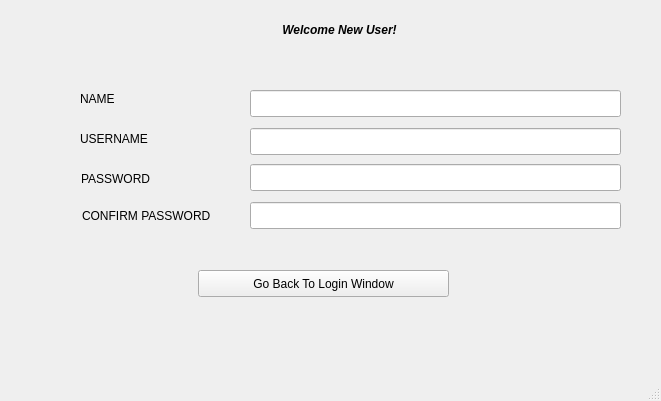
<?xml version="1.0" encoding="UTF-8"?>
<ui version="4.0">
 <class>Registration</class>
 <widget class="QMainWindow" name="Registration">
  <property name="geometry">
   <rect>
    <x>0</x>
    <y>0</y>
    <width>661</width>
    <height>401</height>
   </rect>
  </property>
  <property name="windowTitle">
   <string>Registration Window</string>
  </property>
  <widget class="QWidget" name="centralwidget">
   <widget class="QLabel" name="label">
    <property name="geometry">
     <rect>
      <x>239</x>
      <y>20</y>
      <width>201</width>
      <height>20</height>
     </rect>
    </property>
    <property name="font">
     <font>
      <weight>75</weight>
      <italic>true</italic>
      <bold>true</bold>
     </font>
    </property>
    <property name="text">
     <string>Welcome New User!</string>
    </property>
    <property name="alignment">
     <set>Qt::AlignCenter</set>
    </property>
   </widget>
   <widget class="QLabel" name="label_2">
    <property name="geometry">
     <rect>
      <x>80</x>
      <y>90</y>
      <width>101</width>
      <height>17</height>
     </rect>
    </property>
    <property name="text">
     <string>NAME</string>
    </property>
   </widget>
   <widget class="QLabel" name="label_3">
    <property name="geometry">
     <rect>
      <x>80</x>
      <y>130</y>
      <width>91</width>
      <height>17</height>
     </rect>
    </property>
    <property name="text">
     <string>USERNAME</string>
    </property>
   </widget>
   <widget class="QLabel" name="label_4">
    <property name="geometry">
     <rect>
      <x>81</x>
      <y>170</y>
      <width>91</width>
      <height>17</height>
     </rect>
    </property>
    <property name="text">
     <string>PASSWORD</string>
    </property>
   </widget>
   <widget class="QLabel" name="label_5">
    <property name="geometry">
     <rect>
      <x>82</x>
      <y>207</y>
      <width>161</width>
      <height>17</height>
     </rect>
    </property>
    <property name="text">
     <string>CONFIRM PASSWORD</string>
    </property>
   </widget>
   <widget class="QLineEdit" name="name_reg">
    <property name="geometry">
     <rect>
      <x>250</x>
      <y>90</y>
      <width>371</width>
      <height>27</height>
     </rect>
    </property>
   </widget>
   <widget class="QLineEdit" name="username_reg">
    <property name="geometry">
     <rect>
      <x>250</x>
      <y>128</y>
      <width>371</width>
      <height>27</height>
     </rect>
    </property>
   </widget>
   <widget class="QLineEdit" name="password_reg">
    <property name="geometry">
     <rect>
      <x>250</x>
      <y>164</y>
      <width>371</width>
      <height>27</height>
     </rect>
    </property>
    <property name="inputMethodHints">
     <set>Qt::ImhHiddenText|Qt::ImhNoAutoUppercase|Qt::ImhNoPredictiveText|Qt::ImhSensitiveData</set>
    </property>
    <property name="echoMode">
     <enum>QLineEdit::Password</enum>
    </property>
   </widget>
   <widget class="QLineEdit" name="confpass_reg">
    <property name="geometry">
     <rect>
      <x>250</x>
      <y>202</y>
      <width>371</width>
      <height>27</height>
     </rect>
    </property>
    <property name="inputMethodHints">
     <set>Qt::ImhHiddenText|Qt::ImhNoAutoUppercase|Qt::ImhNoPredictiveText|Qt::ImhSensitiveData</set>
    </property>
    <property name="echoMode">
     <enum>QLineEdit::Password</enum>
    </property>
   </widget>
   <widget class="QPushButton" name="regButton">
    <property name="geometry">
     <rect>
      <x>280</x>
      <y>270</y>
      <width>99</width>
      <height>27</height>
     </rect>
    </property>
    <property name="text">
     <string>Register</string>
    </property>
   </widget>
   <widget class="QPushButton" name="backButton">
    <property name="geometry">
     <rect>
      <x>198</x>
      <y>270</y>
      <width>251</width>
      <height>27</height>
     </rect>
    </property>
    <property name="text">
     <string>Go Back To Login Window</string>
    </property>
   </widget>
   <widget class="QLabel" name="reg_error_label">
    <property name="geometry">
     <rect>
      <x>80</x>
      <y>60</y>
      <width>531</width>
      <height>20</height>
     </rect>
    </property>
    <property name="text">
     <string/>
    </property>
    <property name="alignment">
     <set>Qt::AlignCenter</set>
    </property>
   </widget>
  </widget>
  <widget class="QMenuBar" name="menubar">
   <property name="geometry">
    <rect>
     <x>0</x>
     <y>0</y>
     <width>661</width>
     <height>25</height>
    </rect>
   </property>
  </widget>
  <widget class="QStatusBar" name="statusbar"/>
 </widget>
 <resources/>
 <connections/>
</ui>
